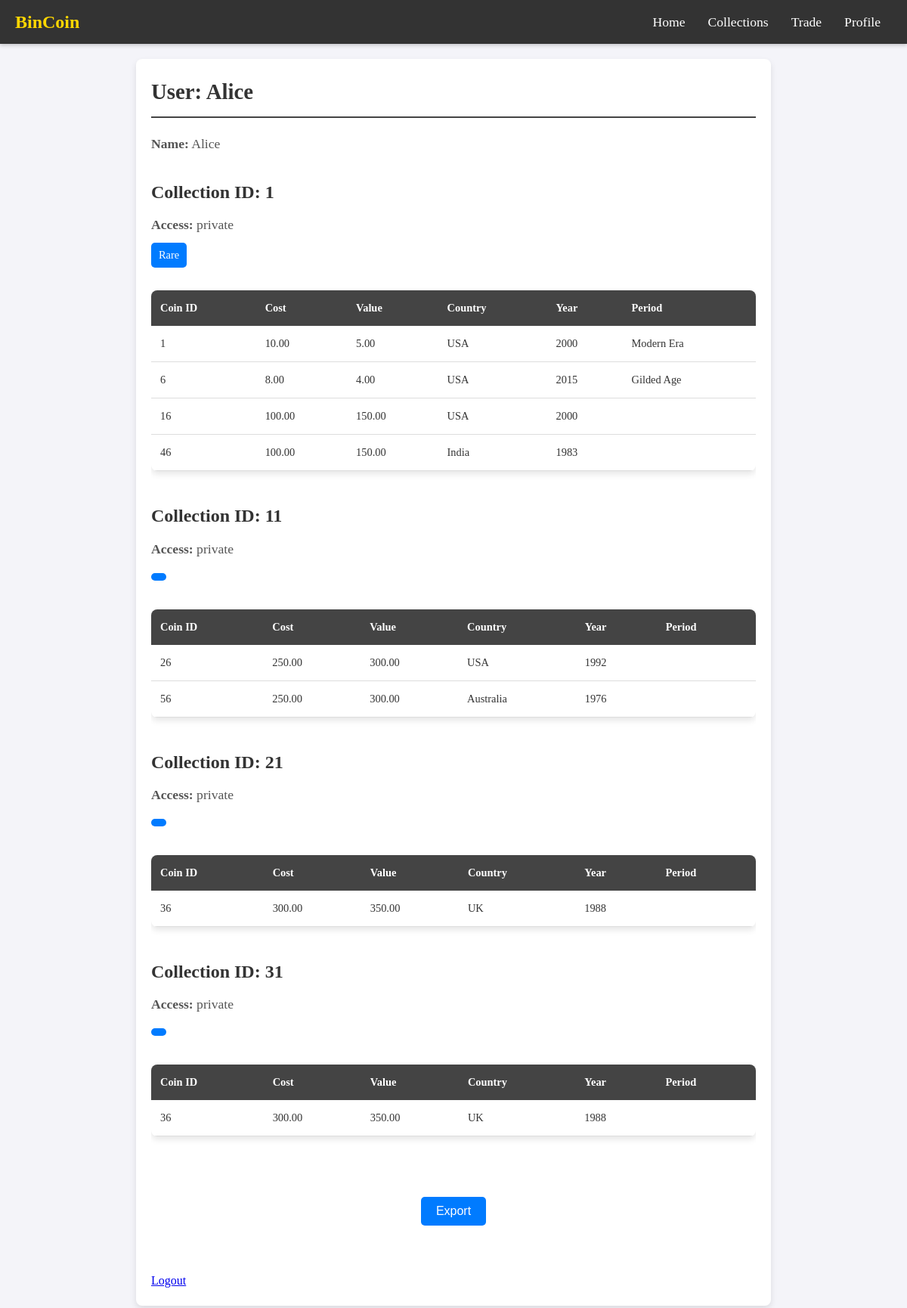
Screenshot of /php/user_profile.php with the database file from the repository.
### tables this page shows
CREATE TABLE `user` (
    `name` VARCHAR(255) PRIMARY KEY
);

CREATE TABLE `coin` (
    `id` INT AUTO_INCREMENT PRIMARY KEY,
    `cost` DECIMAL(10, 2) NOT NULL,
    `value` DECIMAL(10, 2) NOT NULL,
    `currency` VARCHAR(50) NOT NULL,
    `front_path` VARCHAR(255) NOT NULL,
    `back_path` VARCHAR(255) NOT NULL,
    `country` VARCHAR(100) NOT NULL,
    `year` INT NOT NULL,
    `coin_collection_id` INT NOT NULL,
    FOREIGN KEY (`coin_collection_id`) REFERENCES `coin_collection`(`id`) ON DELETE CASCADE
);

CREATE TABLE `period` (
    `id` INT AUTO_INCREMENT PRIMARY KEY,
    `country` VARCHAR(100) NOT NULL,
    `from` YEAR NOT NULL,
    `to` YEAR NOT NULL,
    `name` VARCHAR(255) NOT NULL
);

### php/user_profile.php (called while the page is built, shortened)
<?php
$conn = new mysqli(SERVERNAME, USERNAME, PASSWORD, DBNAME);
$userName = isset($_GET['user']) ? $_GET['user'] : 'Alice';
$userQuery = $conn->prepare("SELECT * FROM `user` WHERE `name` = ?");
$userQuery->bind_param("s", $userName);
$userQuery->execute();
$userResult = $userQuery->get_result();
$user = $userResult->fetch_assoc();
$collectionsQuery = $conn->prepare("
    SELECT cc.id AS collection_id, cc.access, ct.name AS tag
    FROM `coin_collection` cc
    LEFT JOIN `collection_tag` ct ON cc.id = ct.collection_id
    WHERE cc.user_name = ?
");
$collectionsQuery->bind_param("s", $userName);
$collectionsQuery->execute();
$collectionsResult = $collectionsQuery->get_result();
$collections = [];
while ($row = $collectionsResult->fetch_assoc()) {
    $collections[$row['collection_id']]['access'] = $row['access'];
    $collections[$row['collection_id']]['tags'][] = $row['tag'];
}
foreach ($collections as $collectionId => &$collection) {
    $coinsQuery = $conn->prepare("
        SELECT c.id AS coin_id, c.cost, c.value, c.currency, c.country, c.year, p.name AS period
        FROM `coin` c
        LEFT JOIN `coin_period` cp ON c.id = cp.coin_id
        LEFT JOIN `period` p ON cp.period_id = p.id
        WHERE c.coin_collection_id = ?
    ");
    $coinsQuery->bind_param("i", $collectionId);
    $coinsQuery->execute();
    $coinsResult = $coinsQuery->get_result();
}
include "../components/user_profile_page.php";
?>

### components/user_profile_page.php (the view, shortened to what this page needs)
<!DOCTYPE html>
<html lang="en">
<head>
    <link rel="stylesheet" href="../css/theme.css">
    <link rel="stylesheet" href="../css/user_profile.css">
    <link rel="stylesheet" href="../css/navbar.css">
</head>
<body>
    <?php include '../components/header.php'; ?>
    <div class="profile-container">
        <h2>User: <?php echo htmlspecialchars($user['name']); ?></h2>
        <div class="user-details">
            <p><strong>Name:</strong> <?php echo htmlspecialchars($user['name']); ?></p>
        </div>
        <?php foreach ($collections as $collectionId => $collection): ?>
            <div class="collection">
                <h3>Collection ID: <?php echo htmlspecialchars($collectionId); ?></h3>
                <p><strong>Access:</strong> <?php echo htmlspecialchars($collection['access']); ?></p>
                <div class="tags">
                    <?php foreach ($collection['tags'] as $tag): ?>
                        <span class="tag"><?php echo htmlspecialchars($tag); ?></span>
                    <?php endforeach; ?>
                </div>
                <div class="table-container">
                    <table>
                        <thead>
                            <tr>
                                <th>Coin ID</th>
                                <th>Cost</th>
                                <th>Value</th>
                                <th>Country</th>
                                <th>Year</th>
                                <th>Period</th>
                            </tr>
                        </thead>
                        <tbody>
                            <?php foreach ($collection['coins'] as $coin): ?>
                                <tr>
                                    <td><?php echo htmlspecialchars($coin['coin_id']); ?></td>
                                    <td><?php echo htmlspecialchars($coin['cost']); ?></td>
                                    <td><?php echo htmlspecialchars($coin['value']); ?></td>
                                    <td><?php echo htmlspecialchars($coin['country']); ?></td>
                                    <td><?php echo htmlspecialchars($coin['year']); ?></td>
                                    <td><?php echo htmlspecialchars($coin['period']); ?></td>
                                </tr>
                            <?php endforeach; ?>
                        </tbody>
                    </table>
                </div>
            </div>
        <?php endforeach; ?>
        <div class="export-container">
        <div class="dropdown">
            <button class="export-btn">Export</button>
            </div>
        </div>
        <a href="logout.php">Logout</a>
    </div>
</body>
</html>

### components/header.php
<header>
    <div class="navbar">
        <div class="title">BinCoin</div>
        <div class="nav-buttons">
            <a href="dashboard.php">Home</a>
            <a href="collections.php">Collections</a>
            <a href="trade.php">Trade</a>
            <a href="user_profile.php?user=<?php echo htmlspecialchars($_SESSION['username']); ?>">Profile</a>
        </div>
    </div>
</header>

### css/theme.css (style rules this page uses)
body, h1, h2, h3, p, ul, li, table, th, td { margin: 0; padding: 0; box-sizing: border-box; }
body { font-family: 'Times New Roman', Times, serif; background-color: #f4f4f9; color: #333; line-height: 1.6; }

### css/user_profile.css (style rules this page uses)
.profile-container { max-width: 800px; margin: 20px auto; background: #ffffff; padding: 20px; border-radius: 8px; box-shadow: 0 4px 8px rgba(0, 0, 0, 0.1); }
.profile-container h2 { font-size: 1.8em; border-bottom: 2px solid #444; padding-bottom: 10px; margin-bottom: 20px; }
.profile-container .user-details { margin-bottom: 30px; }
.profile-container .user-details p { font-size: 1.1em; margin: 5px 0; color: #555; }
.collection { margin-bottom: 20px; }
.collection h3 { font-size: 1.5em; color: #333; margin-bottom: 10px; }
.collection p { font-size: 1.1em; color: #555; margin-bottom: 10px; }
.table-container { overflow-x: auto; }
.table-container table { width: 100%; border-collapse: collapse; margin: 20px 0; font-size: 0.9em; background: #ffffff; box-shadow: 0 4px 8px rgba(0, 0, 0, 0.1); border-radius: 8px; overflow: hidden; }
.table-container th, .table-container td { padding: 12px; text-align: left; }
.table-container th { background-color: #444; color: #ffffff; }
.table-container td { border-bottom: 1px solid #dddddd; }
.tags { margin: 10px 0; }
.tag { display: inline-block; background-color: #007BFF; color: #ffffff; padding: 5px 10px; border-radius: 5px; font-size: 0.9em; margin-right: 5px; }
.export-container { margin: 50px auto; max-width: 300px; text-align: center; }
.export-btn { display: inline-block; padding: 10px 20px; margin: 10px; font-size: 1em; color: #fff; background-color: #007BFF; border: none; border-radius: 5px; cursor: pointer; text-decoration: none; }
.dropdown { position: relative; display: inline-block; }

### css/navbar.css (style rules this page uses)
header { background-color: #333; color: #fff; padding: 10px 20px; position: sticky; top: 0; z-index: 1000; width: 100%; box-shadow: 0 2px 5px rgba(0, 0, 0, 0.2); box-sizing: border-box; }
.navbar { display: flex; justify-content: space-between; align-items: center; max-width: 1200px; margin: 0 auto; width: 100%; box-sizing: border-box; }
.navbar .title { font-size: 1.5em; font-weight: bold; color: gold; }
.navbar .nav-buttons { display: flex; }
.navbar .nav-buttons a { color: #fff; text-decoration: none; margin: 0 15px; font-size: 1.1em; transition: color 0.3s ease, text-decoration 0.3s ease; }

### rows the page displays
user: name "Alice"
coin: id "1", cost "10.00", value "5.00", country "USA", year "2000", period.name "Modern Era"
coin: id "6", cost "8.00", value "4.00", country "USA", year "2015", period.name "Gilded Age"
coin: id "16", cost "100.00", value "150.00", country "USA", year "2000"
coin: id "46", cost "100.00", value "150.00", country "India", year "1983"
coin: id "26", cost "250.00", value "300.00", country "USA", year "1992"
coin: id "56", cost "250.00", value "300.00", country "Australia", year "1976"
coin: id "36", cost "300.00", value "350.00", country "UK", year "1988"

### other values shown
$collectionId "1"
$collection['access'] "private"
$tag "Rare"
$collectionId "11"
$collectionId "21"
$collectionId "31"
